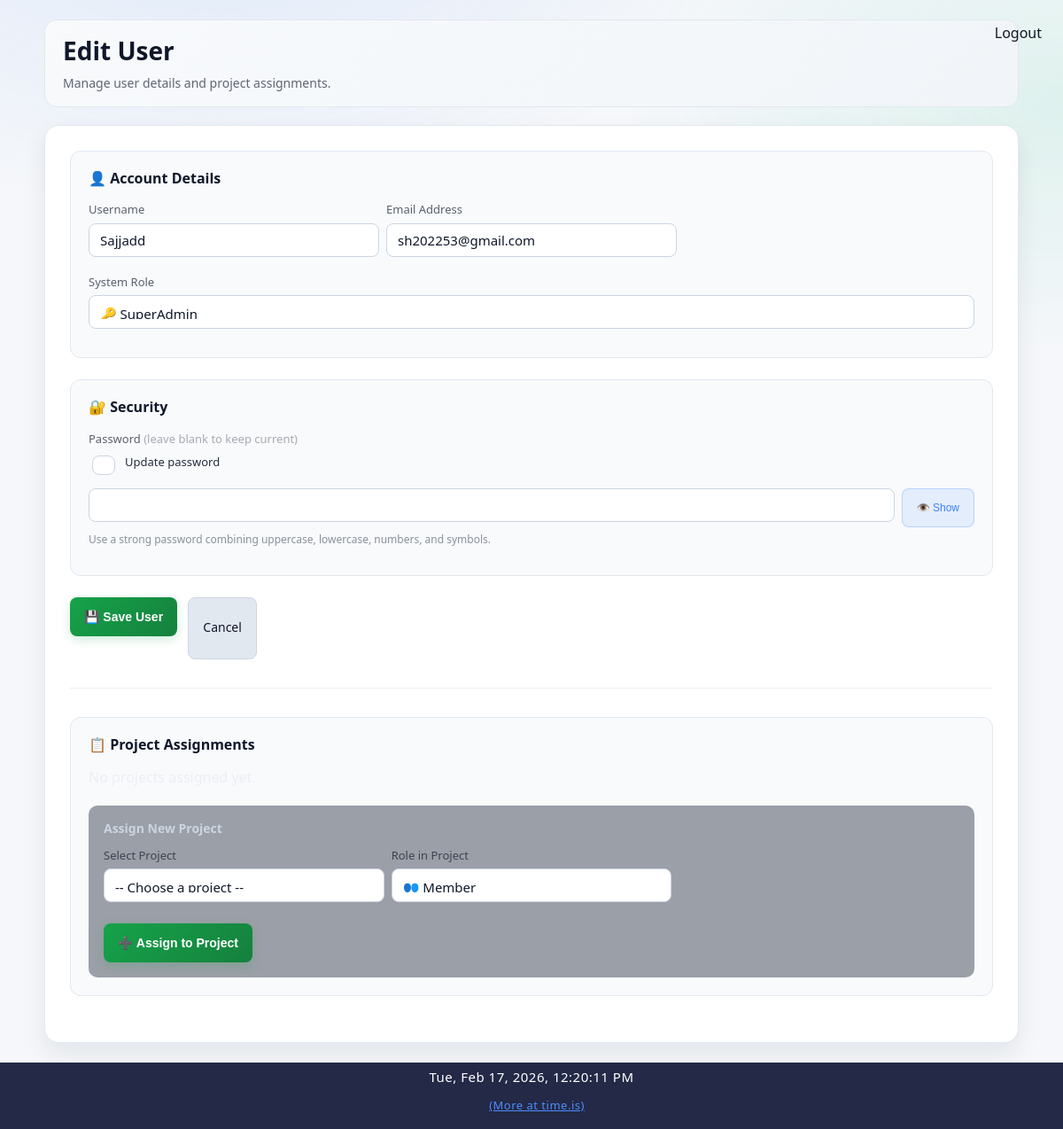
/admin/users/8/edit (signed in), run on the app's committed database.
### app/models/user.py (models this page shows)
class User(Base):
    __tablename__ = "users"
    id = Column(Integer, primary_key=True, index=True)
    username = Column(String, unique=True, index=True, nullable=False)
    password_hash = Column(String, nullable=False)
    email = Column(String(255), unique=True, index=True, nullable=True)
    role = Column(String, default="user")
    is_active = Column(Boolean, default=True, nullable=False)
    created_at = Column(DateTime, default=datetime.utcnow, nullable=False)
    updated_at = Column(
        DateTime,
        default=datetime.utcnow,
        onupdate=datetime.utcnow,
        nullable=False
    )

### app/routes/admin.py (the view)
@router.get("/users/{user_id}/edit", response_class=HTMLResponse)
def edit_user_page(
    user_id: int,
    request: Request,
    db: Session = Depends(get_db),
):
    admin = admin_guard(request)
    if not admin:
        return RedirectResponse("/dashboard", status_code=302)
    user_obj = db.query(User).filter(User.id == user_id).first()
    if not user_obj:
        return RedirectResponse("/admin/users", status_code=302)
    all_projects = (
        db.query(Project)
        .order_by(Project.name.asc())
        .all()
    )
    project_users = (
        db.query(ProjectUser)
        .filter(ProjectUser.user_id == user_id)
        .all()
    )
    html = templates.get_template("admin/user_form.html").render(
        request=request,
        title="Edit User",
        user_data=user_obj,
        project_users=project_users,
        all_projects=all_projects,
        user=admin,
    )
    return HTMLResponse(content=html)

### app/templates/admin/user_form.html (shortened to what this page needs)
{% extends "base.html" %}
{% block content %}
<div class="user-form-page">
  <div class="user-form-toolbar">
    <h1>{{ title }}</h1>
    <p class="subtitle">
      {% if user_data %}Manage user details and project assignments.{% else %}Create a new system user account.{% endif %}
    </p>
  </div>
  <div class="user-form-card">
    <form method="post" action="{% if user_data %}/admin/users/{{ user_data.id }}/update{% else %}/admin/users/create{% endif %}">
      <div class="section-group">
        <h3 class="section-title">👤 Account Details</h3>
        <div class="form-grid">
          <div class="form-group">
            <label>Username</label>
            {% if user_data %}
              <input type="text" value="{{ user_data.username }}" disabled>
            {% else %}
              <input type="text" name="username" value="" required autocomplete="off" autocorrect="off" autocapitalize="off" spellcheck="false">
            {% endif %}
          </div>
          <div class="form-group">
            <label>Email Address</label>
            <input type="email" name="email" value="{{ user_data.email if user_data else '' }}" autocomplete="off">
          </div>
          <div class="form-group" style="grid-column: 1/-1;">
            <label>System Role</label>
            <select name="role" required>
              {% if user and user["role"] == "superadmin" %}
              <option value="superadmin" {% if user_data and user_data.role == "superadmin" %}selected{% endif %}>
                🔑 SuperAdmin
              </option>
              {% endif %}
            </select>
          </div>
        </div>
      </div>
      <div class="section-group">
        <h3 class="section-title">🔐 Security</h3>
        <div class="form-grid">
          <div class="form-group" style="grid-column: 1/-1;">
            <label>Password {% if user_data %}<span style="opacity:0.6">(leave blank to keep current)</span>{% endif %}</label>
            {% if user_data %}
            <div class="checkbox-row" style="margin-bottom:12px">
              <input type="checkbox" id="updatePasswordToggle">
              <label for="updatePasswordToggle">Update password</label>
            </div>
            {% endif %}
            <div class="password-row">
              <input
                type="password"
                name="password"
                id="passwordField"
                value=""
                {% if user_data %}disabled{% endif %}
                autocomplete="new-password"
                autocorrect="off"
                autocapitalize="off"
                spellcheck="false">
              <button type="button" class="btn-icon" id="togglePassword">👁️ Show</button>
            </div>
            <div class="help-text">Use a strong password combining uppercase, lowercase, numbers, and symbols.</div>
          </div>
        </div>
      </div>
      <div style="display:flex;gap:12px;flex-wrap:wrap">
        <button type="submit" class="btn-primary">💾 Save User</button>
        <a href="/admin/users" class="btn-secondary">Cancel</a>
      </div>
    </form>
    {% if user_data %}
    <hr style="border:none;border-top:1px solid rgba(148,163,184,0.2);margin:32px 0">
    <div class="section-group">
      <h3 class="section-title">📋 Project Assignments</h3>
      {% if project_users %}
      <div style="margin-bottom:20px">
        <h4 style="color:#cbd5e1;margin:0 0 12px 0;font-size:14px">Currently Assigned</h4>
        <table class="table">
          <thead>
            <tr>
              <th>Project Name</th>
              <th style="width:140px">Role</th>
              <th style="width:100px">Action</th>
            </tr>
          </thead>
          <tbody>
          {% for pu in project_users %}
            <tr>
              <td><strong>{{ pu.project.name }}</strong></td>
              <td>
                <span class="badge badge-info">{{ pu.role_in_project|capitalize }}</span>
              </td>
              <td>
                <form method="post" action="/admin/projects/{{ pu.project_id }}/users/{{ user_data.id }}/remove" style="display:inline">
                  <button type="submit" class="btn-danger">Remove</button>
                </form>
              </td>
            </tr>
          {% endfor %}
          </tbody>
        </table>
      </div>
      {% else %}
      <p style="color:rgba(226,232,240,0.6);margin:0 0 20px 0">No projects assigned yet.</p>
      {% endif %}
      <div style="background:rgba(15,23,42,0.4);border:1px solid rgba(148,163,184,0.15);border-radius:10px;padding:16px">
        <h4 style="color:#cbd5e1;margin:0 0 12px 0;font-size:14px">Assign New Project</h4>
        <form method="post" action="/admin/projects/assign-user">
          <div class="form-grid">
            <div class="form-group">
              <label>Select Project</label>
              <select name="project_id" required>
                <option value="">-- Choose a project --</option>
              </select>
            </div>
            <div class="form-group">
              <label>Role in Project</label>
              <select name="role_in_project">
                <option value="member" selected>👥 Member</option>
              </select>
            </div>
          </div>
          <button type="submit" class="btn-primary" style="margin-top:12px">➕ Assign to Project</button>
        </form>
      </div>
    </div>
    {% endif %}
  </div>
</div>
{% endblock %}

### static/css/style.css (style rules this page uses)
body { font-family: Arial, Helvetica, sans-serif; margin: 0; background-color: var(--bg); color: var(--text); }
input, select, textarea { padding: 6px; border-radius: 4px; border: 1px solid var(--border); background: var(--card); color: var(--text); }
button, .button { padding: 6px 12px; border-radius: 4px; border: none; cursor: pointer; background: var(--btn); color: white; text-decoration: none; }
:root { --bg: #f5f7fa; --bg-secondary: #ffffff; --bg-primary: #f5f7fa; --text: #111827; --text-muted: #6b7280; --text-primary: var(--text); --text-secondary: var(--text-muted); --card: #ffffff; --nav: #1f2937; --card-bg: var(--card); --card-border: var(--border-color); --border: #e5e7eb; --border-color: #e5e7eb; --input-bg: var(--card); --input-border: var(--border); --btn: #2563eb; --hover-bg: rgba(37, 99, 235, 0.1); --accent-color: #2563eb; }
html, body, table, th, td, input, select, textarea, button, .button { transition: background-color 0.3s ease, color 0.3s ease, border-color 0.3s ease; }
.section-title { margin: 30px 0 12px; font-size: 18px; font-weight: 600; }
.form-grid { display: grid; grid-template-columns: repeat(auto-fit, minmax(240px, 1fr)); gap: 16px; }
.form-grid label { font-size: 13px; opacity: 0.9; }
.form-grid input { width: 100%; }

### app/static/css/responsive.css (style rules this page uses)
html { --form-column-count: auto-fit; --button-width: auto; --input-height: 38px; --font-size-base: 16px; --padding-base: 20px; --gap-base: 16px; --max-content-width: 1200px; --sidebar-width: 250px; --touch-target-size: 44px; }
html.medium-screen { --form-column-count: auto-fit; --button-width: auto; --input-height: 38px; --font-size-base: 15px; --padding-base: 18px; --gap-base: 14px; --max-content-width: 1000px; --sidebar-width: 240px; --touch-target-size: 44px; }
.form-grid { display: grid; grid-template-columns: repeat(var(--form-column-count), minmax(200px, 1fr)); gap: var(--gap-base); }
input, select, textarea, .form-input { height: var(--input-height); padding: calc(var(--input-height) / 4) calc(var(--padding-base) / 2); font-size: var(--font-size-base); min-width: 0; box-sizing: border-box; }
button, .btn, .btn-primary, .btn-secondary, [role="button"] { width: var(--button-width); height: var(--touch-target-size); min-height: var(--touch-target-size); padding: 0 var(--padding-base); font-size: var(--font-size-base); cursor: pointer; display: inline-flex; align-items: center; justify-content: center; border-radius: 6px; transition: all 0.2s ease; border: none; }
body { font-size: var(--font-size-base); line-height: 1.5; }
h1 { font-size: calc(var(--font-size-base) * 1.8); margin: calc(var(--gap-base) * 2) 0 var(--gap-base) 0; }
h3 { font-size: calc(var(--font-size-base) * 1.2); margin: var(--gap-base) 0 calc(var(--gap-base) * 0.5) 0; }
p { margin: 0 0 var(--gap-base) 0; }
html.landscape { --padding-base: 12px; --gap-base: 8px; }

### static/css/ui_v2.css (style rules this page uses)
:root { --radius-xs: 6px; --radius-sm: 10px; --radius-md: 14px; --radius-lg: 18px; --shadow-sm: 0 1px 2px rgba(0,0,0,0.08); --shadow-md: 0 10px 30px rgba(0,0,0,0.18); --ring: 0 0 0 3px rgba(59,130,246,0.25); }
html, body { height: 100%; }
body { font-family: ui-sans-serif, system-ui, -apple-system, "Segoe UI", Roboto, Arial, "Noto Sans", "Liberation Sans", sans-serif; line-height: 1.35; }
hr { border: none; border-top: 1px solid color-mix(in srgb, var(--border-color) 70%, transparent); margin: 18px 0; }
input, select, textarea { width: 100%; box-sizing: border-box; padding: 10px 12px; border-radius: var(--radius-sm); border: 1px solid var(--input-border); background: var(--input-bg); color: var(--text-primary); font-family: inherit; }
input::placeholder, select::placeholder, textarea::placeholder { color: var(--text-muted); opacity: 0.7; }
label { display:block; margin-bottom: 6px; }
.section-title { margin: 6px 0 10px; }
.form-grid { gap: 14px; }
button, .button, .btn-primary, .btn-secondary, .btn-danger { border-radius: var(--radius-sm); font-weight: 600; transition: all 0.2s ease; cursor: pointer; border: none; display: inline-flex; align-items: center; justify-content: center; padding: 10px 16px; font-size: 14px; }
.btn-primary, .button { background: var(--btn); color: #ffffff; box-shadow: 0 4px 12px rgba(37, 99, 235, 0.2); }
.btn-secondary { background: #e5e7eb; color: #111827; border: 1px solid #d1d5db; }
.help-text { opacity: 0.85; }

### data on the page
User: username "Sajjadd", email "sh202253@gmail.com", role "🔑 SuperAdmin"

### other printed values
{{ title }} "Edit User"
